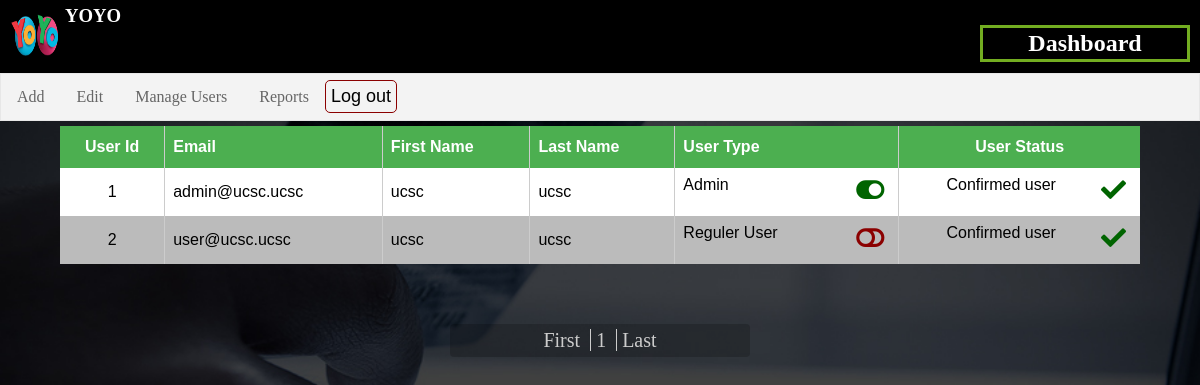
Screenshot of /admin/user-permission.php (signed in) with the database file from the repository.
### tables this page shows
CREATE TABLE `user` (
  `userId` int(11) NOT NULL,
  `email` varchar(255) NOT NULL,
  `fName` varchar(255) NOT NULL,
  `lName` varchar(255) NOT NULL,
  `tp` int(10) NOT NULL,
  `password` varchar(255) NOT NULL,
  `status` tinyint(1) NOT NULL,
  `type` tinyint(1) NOT NULL
);

### admin/user-permission.php (the view, shortened to what this page needs)
<?php require_once("include/top.php"); ?>
	<div class="main">
		<table nae="user" id="user" align="center">
			<tr>
				<th>User Id</th>
				<th>Email</th>
				<th>First Name</th>
				<th>Last Name</th>
				<th>User Type</th>
				<th>User Status</th>
			</tr>
		<?php
			if (isset($_GET['l'])) {
				$limit = $_GET['l'];
			}else if (!isset($limit)) {
				$limit = 0;
			}
			$sql = "SELECT * FROM user LIMIT {$limit}, " . ($limit + 15) . " ;";
			$query = $conn->query($sql);
			while ($result = $query->fetch_assoc()) {
				echo "<tr>";
				echo "<td>{$result['userId']}</td>";
				echo "<td>{$result['email']}</td>";
				echo "<td>{$result['fName']}</td>";
				echo "<td>{$result['lName']}</td>";
				switch ($result['type']) {
					case 0:
						echo "<td>Admin <form method='post'><button type='submit' name='toggleUser' value='{$result['userId']}'><i class='icon-btn fas fa-toggle-on'></i></button></form></td>";
						break;
					default:
						echo "<td>Reguler User <form method='post'><button type='submit' name='toggleAdmin' value='{$result['userId']}'><i class='icon-btn fas fa-toggle-off'></i></button></form></td>";
						break;
				}
				switch ($result['status']) {
					case 1:
						echo "<td>Confirmed user <form method='post'><button type='submit' name='ban' value='{$result['userId']}'><i class='icon-btn fas fa-check'></i></button></form></td>";
						break;
				}
				echo "</tr>";
			}
		 ?>
		</table>
		<div class="table-navigation">
			<div>
				<?php
					$sql = "SELECT COUNT(userId) FROM user;";
					$query = ($conn->query($sql))->fetch_array();
				 ?>
				<a href="<?php echo $_SERVER['PHP_SELF']  . '?l=0'; ?>"><span>First</span></a>
				<a href="<?php echo $_SERVER['PHP_SELF']  . '?l=' . ($limit + 1); ?>"><span><?php echo $limit + 1; ?></span></a>
				<a href="<?php echo $_SERVER['PHP_SELF']  . '?l=' . $query[0]; ?>"><span>Last</span></a>
			</div>
		</div>
	</div>
<?php require_once("include/bottom.php"); ?>

### admin/css/admin.css (style rules this page uses)
html, body { height: 100%; }
body { margin: 0; padding: 0; background-image: url("../../img/bg.jpg"); background-repeat: no-repeat; background-size: cover; }
form { transition: 0.4s; }
.content > form > label, input, button { display: block; margin : 0 auto; margin-bottom: 5px; }
table { font-family: "Trebuchet MS", Arial, Helvetica, sans-serif; border-collapse: collapse; width: 90%; margin-top: 5px; }
table td, table th { padding: 8px; border-left: 1px solid #ccc; }
table td:first-child { border: none; text-align: center; }
table th:first-child { border: none; text-align: center; }
table td:last-child { text-align: center; }
table th:last-child { text-align: center; }
table tr:nth-child(even) { background-color: #fff; }
table tr:nth-child(odd) { background-color: #bbb; }
table th { padding-top: 12px; padding-bottom: 12px; text-align: left; background-color: #4CAF50; color: white; }
td form > button { border: none; background-color: transparent; color: darkred; cursor: pointer; }
.table-navigation div { text-align: center; font-size: 20px; background-color: rgba(0,0,0,0.2); padding: 5px 0; margin: 5% auto 0 auto; width: 25%; border-radius: 4px; }
.table-navigation div > a { border-left: solid 1px #ccc; padding: 0 5px; text-decoration: none; color: #ccc; transition: 0.5s; }
.table-navigation div > a:first-child { border: none; }
td > form { float: left; float: right; }
td > form > button { outline: none; }
.icon-btn { font-size: 25px; transition: 0.5s; }
.fa-toggle-on, .fa-check { color: darkgreen; }

### rows the page displays
user: userId "1", email "admin@ucsc.ucsc", fName "ucsc", lName "ucsc"
user: userId "2", email "user@ucsc.ucsc", fName "ucsc", lName "ucsc"

### other values shown
$limit + 1 "1"
